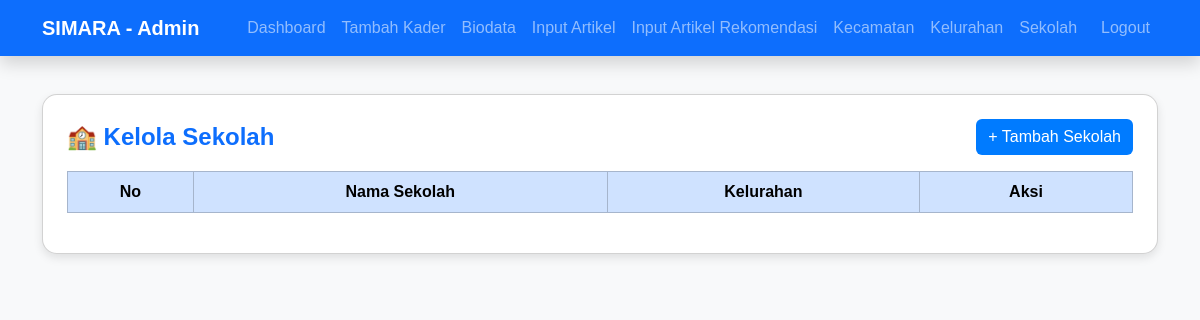
The app's page /admin/kelola_sekolah.php (signed in), older data.
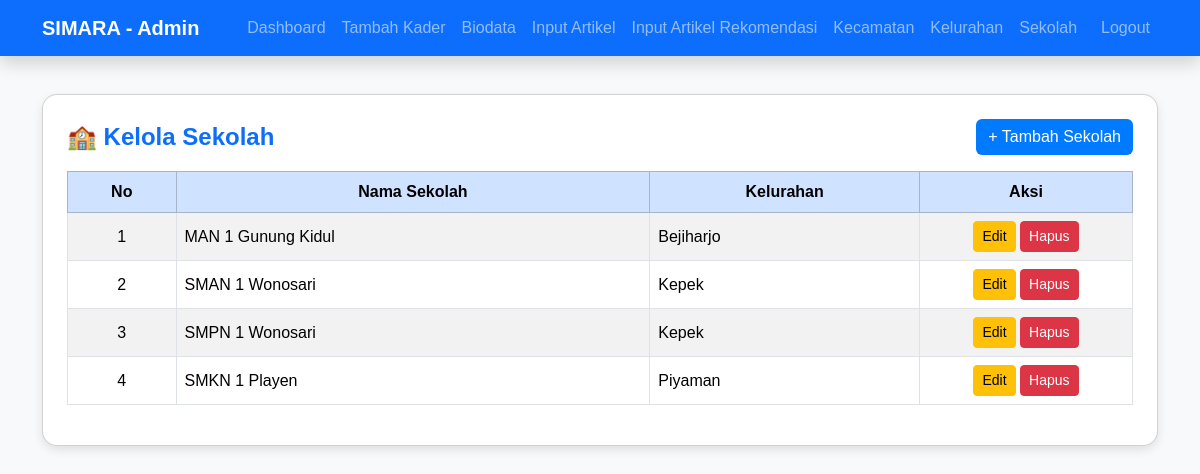
The same page, newer data.
### tables this page shows
CREATE TABLE `sekolah` (
  `id` int(11) NOT NULL,
  `kelurahan_id` int(11) NOT NULL,
  `nama_sekolah` varchar(150) NOT NULL,
  `jenjang` enum('SMP','SMA','SMK','MA') NOT NULL,
  `alamat` text DEFAULT NULL
);

CREATE TABLE `kelurahan` (
  `id` int(11) NOT NULL,
  `kecamatan_id` int(11) NOT NULL,
  `nama_kelurahan` varchar(100) NOT NULL
);

### admin/kelola_sekolah.php (the view, shortened to what this page needs)
<?php
require_once __DIR__ . '/../config/db.php';
$q = mysqli_query($conn, "
  SELECT sekolah.id, sekolah.nama_sekolah, kelurahan.nama_kelurahan
  FROM sekolah
  JOIN kelurahan ON sekolah.kelurahan_id = kelurahan.id
  ORDER BY kelurahan.nama_kelurahan, sekolah.nama_sekolah ASC
");
?>
<!DOCTYPE html>
<html lang="id">
<head>
<link href="https://cdn.jsdelivr.net/npm/bootstrap@5.3.3/dist/css/bootstrap.min.css" rel="stylesheet">
<link href="https://cdn.datatables.net/1.13.7/css/dataTables.bootstrap5.min.css" rel="stylesheet">
</head>
<body>
<?php include 'navbar.php'; ?>
<div class="container mt-4">
  <div class="card p-4">
    <div class="d-flex justify-content-between align-items-center mb-3">
      <h4 class="fw-bold text-primary mb-0">🏫 Kelola Sekolah</h4>
      <button class="btn btn-primary" data-bs-toggle="modal" data-bs-target="#modalTambah">+ Tambah Sekolah</button>
    </div>
    <table id="tabelSekolah" class="table table-striped table-bordered align-middle">
      <thead class="table-primary">
        <tr class="text-center">
          <th>No</th>
          <th>Nama Sekolah</th>
          <th>Kelurahan</th>
          <th width="20%">Aksi</th>
        </tr>
      </thead>
      <tbody>
        <?php $no=1; while($r=mysqli_fetch_assoc($q)): ?>
        <tr>
          <td class="text-center"><?= $no++; ?></td>
          <td><?= htmlspecialchars($r['nama_sekolah']); ?></td>
          <td><?= htmlspecialchars($r['nama_kelurahan']); ?></td>
          <td class="text-center">
            <button class="btn btn-warning btn-sm" data-bs-toggle="modal" data-bs-target="#modalEdit"
              data-id="<?= $r['id']; ?>" data-nama="<?= htmlspecialchars($r['nama_sekolah']); ?>">
              Edit
            </button>
            <a href="proses_sekolah.php?hapus=<?= $r['id']; ?>" onclick="return confirm('Yakin ingin menghapus?')" class="btn btn-danger btn-sm">Hapus</a>
          </td>
        </tr>
        <?php endwhile; ?>
      </tbody>
    </table>
  </div>
</div>
</body>
</html>

Row changes from the older to the newer data that the page shows:
added sekolah: nama_sekolah "MAN 1 Gunung Kidul", kelurahan.nama_kelurahan "Bejiharjo"
added sekolah: nama_sekolah "SMAN 1 Wonosari", kelurahan.nama_kelurahan "Kepek"
added sekolah: nama_sekolah "SMPN 1 Wonosari", kelurahan.nama_kelurahan "Kepek"
added sekolah: nama_sekolah "SMKN 1 Playen", kelurahan.nama_kelurahan "Piyaman"
